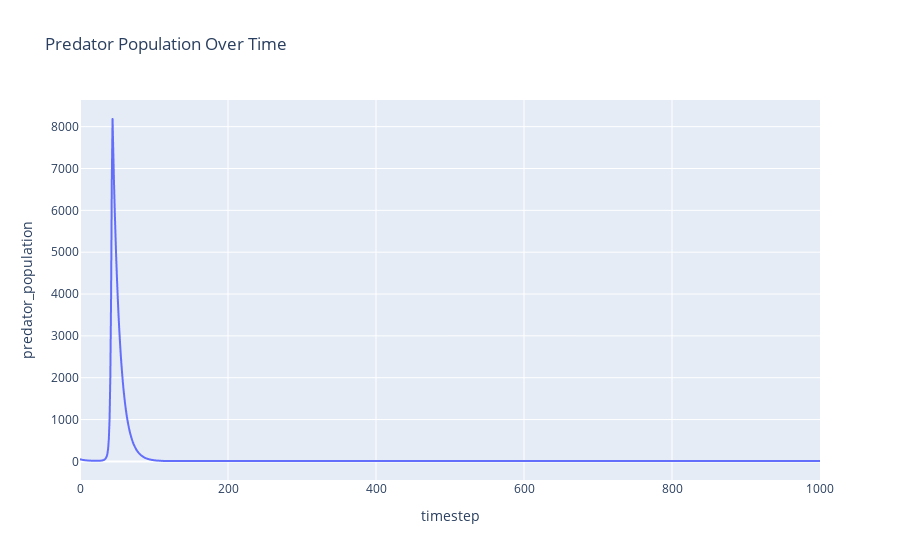

Notebook source saved alongside this figure:
### Markdown cell above
We can chain a bunch of tasks together

### Code cell
cadcad_gpt('whats the current prey reproduction rate, change it to 2, find out the avg value of predator column, plot the predator population column?')

### Figure 1 — Plotly figure (JSON) as saved in the notebook; plotly's stock layout.template omitted (floating-point values rounded to 4 significant figures; data arrays with more than 128 entries replaced by an {"elided": "..."} marker saying what was removed)
{"data": [{"hovertemplate": "timestep=%{x}<br>predator_population=%{y}<extra></extra>", "legendgroup": "", "line": {"color": "#636efa", "dash": "solid"}, "mode": "lines", "name": "", "showlegend": false, "type": "scattergl", "x": {"elided": "1001 int values"}, "xaxis": "x", "y": {"elided": "1001 int values"}, "yaxis": "y"}], "layout": {"legend": {"tracegroupgap": 0}, "title": {"text": "Predator Population Over Time"}, "xaxis": {"anchor": "y", "domain": [0, 1], "title": {"text": "timestep"}}, "yaxis": {"anchor": "x", "domain": [0, 1], "title": {"text": "predator_population"}}}}
